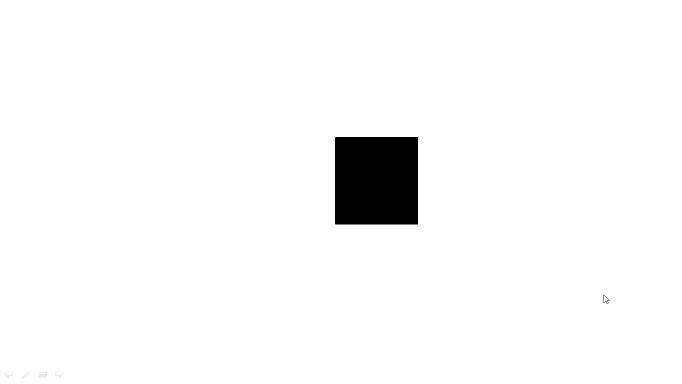
#> input picture frame 143 of test.mp4, 1364 x 768 px, given in place of video, which was not available (shown at 1/2 size)
$ python main.py   (older library calls are emulated)
#> lines starting #> are read from the running program, lines starting #| are printed output that depends on the picture; after the words box and inside, x2 and y2 are one past the last pixel; in counts of white or black regions, pixels touching at a corner belong together; pictures that were not available may be replaced by others from this repository, and a replacement may not be noted
###################################
###  Author :  Shanu Dey        ###
###  created at: May 1st, 2019  ###
###################################

import cv2
import numpy as np
import urllib.request

#testing video
video = 'test.mp4'

#camera interfac. Here ip_address and port should be replaced with the proper one shown in the android app.
cam_id = 'http://ip_address:port/video'

# add your ip address which is show in the serial monitor
url = 'http://192.168.31.135/LED='

# choose a proper interface for testing video, and or ipcamera choose and cam_id
cap = cv2.VideoCapture(cam_id)

value = 'OFF'

while cap.isOpened():
    ret,frame = cap.read()
#> frame is the input picture: shape (768, 1364, 3); mean B, G, R 247.9, 247.9, 247.9

    if not ret:
        break

    #frame = cv2.resize(frame, (640, 480))

    #frame_test = cv2.cvtColor(frame,cv2.COLOR_BGR2GRAY)

    #print(frame_test.shape)

    img = frame[:,180:450,:]
#> img: shape (768, 270, 3); every value is 255

    img1 = cv2.cvtColor(img,cv2.COLOR_BGR2GRAY)
#> img1: shape (768, 270); every value is 255

    ret,thresh = cv2.threshold(img1,127,255,cv2.THRESH_BINARY_INV)
#> thresh: shape (768, 270); every value is 0

    img2,countours,hierarchy  = cv2.findContours(thresh,cv2.RETR_TREE,cv2.CHAIN_APPROX_SIMPLE)
#> countours = []

    #cv2.drawContours(img,countours,-1,(255,0,0),3)

    for cnt in countours:
        #print(cnt.shape) ## [num,1,2]
        #print(cnt)
        approx = cv2.approxPolyDP(cnt,0.1*cv2.arcLength(cnt,True),True)

        cv2.drawContours(img,[approx],-1,(0,0,255),3)

        number_of_vertices = len(approx)

        x = approx.ravel()[0]
        y = approx.ravel()[0]+180

        if number_of_vertices==4:
            print("fire")
            if value=='OFF':
                value = 'ON'
                try:
                    urllib.request.urlopen(url+value)
                except Exception as e:
                    print(e)

        else:
            print("not fire")
            if value=='ON':
                value = 'OFF'
                try:
                    urllib.request.urlopen(url + value)
                except Exception as e:
                    print(e)
#> this loop made 0 passes
#> after the loop, value = 'OFF'

    cv2.rectangle(frame,(180,0),(450,480),(0,255,0),3)
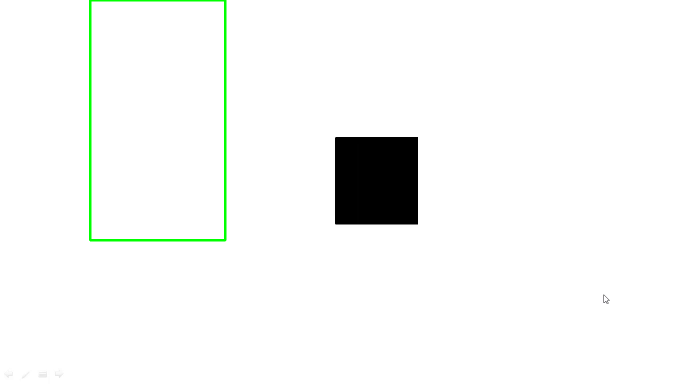
#> frame: shape (768, 1364, 3) (shown at 1/2 size); 0.66% of pixels changed, all inside (x1, y1, x2, y2) = (178, 0, 453, 483)

    #cv2.imshow("img", img)
    cv2.imshow("video",frame)


    k = cv2.waitKey(1)
#> (key Esc is pressed here)
    if k==27:
        break

cap.release()
cv2.destroyAllWindows()

$ run again, starting later in the video
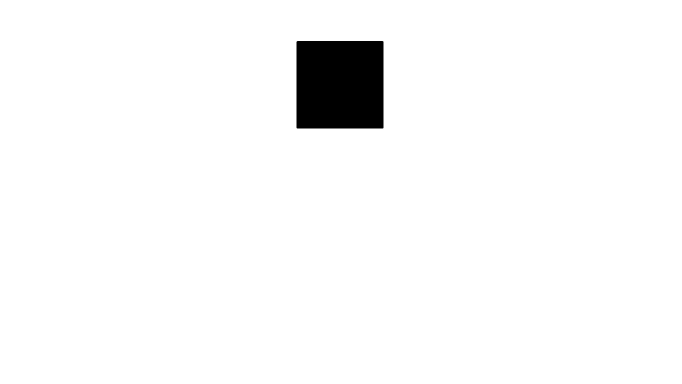
#> input picture frame 647 of test.mp4, 1364 x 768 px, given in place of video, which was not available (shown at 1/2 size)
#> frame is the input picture: shape (768, 1364, 3); min 0, max 255, mean 247.6
#> img: shape (768, 270, 3); every value is 255
#> img1: shape (768, 270); every value is 255
#> thresh: shape (768, 270); every value is 0
#> countours = []
#> after the loop `for cnt in countours:`: value = 'OFF'
#> `cv2.rectangle(frame,(180,0),(450,480),(0,255,0),3)`:
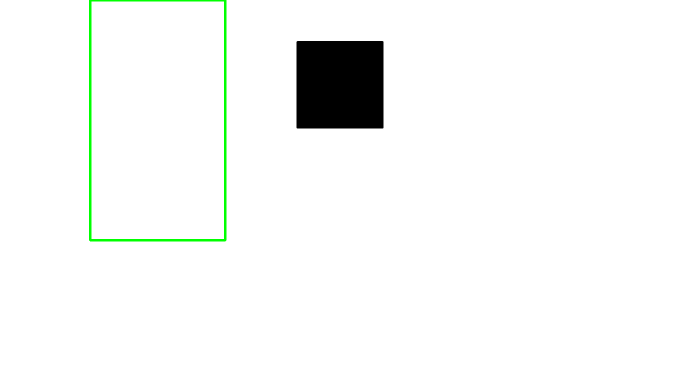
#> frame: shape (768, 1364, 3) (shown at 1/2 size); 0.66% of pixels changed, all inside (x1, y1, x2, y2) = (178, 0, 453, 483)
